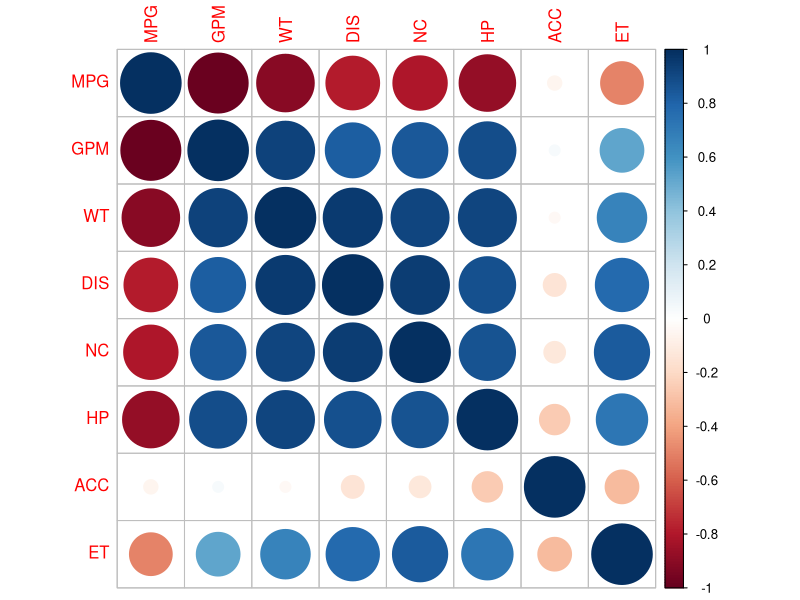

Write the R code that produced this figure. (Note: this script raises an error after producing the figure.)
## ---- chunk 1
library(corrplot)
## ---- chunk 2
fuelData <- read.table("FuelEfficiency.csv", sep = ",", header = TRUE)
## ---- chunk 3
names(fuelData)
dim(fuelData)
str(fuelData)
summary(fuelData)
## ---- chunk 4
corVal <- cor(fuelData)
corrplot(corVal)
corVal[,1]
## ---- chunk 5
lmModel <- lm(GPM ~ WT + DIS + NC + HP + ET, data = fuelData)
## ---- chunk 6
n <- nrow(fuelData)
diff <- vector(mode = numeric, length = n)

for (i in 1:n){
  train <- fuelData[-i,]
  test <- fuelData[i,]
  
  model <- lm(GPM ~ WT + DIS + NC + HP + ACC + ET, data = train)
  yPredict <- predict(model, test)
  y <- test$GPM
  diff[i] <- yPredict - y
}

mean(diff)
RMSE <- sqrt(sum(diff^2)/length(diff))
## ---- chunk 7
summary(lmModel)
## ---- chunk 8
lmModel$residuals
plot(lmModel$residuals, ylab = "Residual", col = "red", pch=19, main = "Residual Plot")
abline(h=0, col = "blue")
## ---- chunk 9
newData <- subset(fuelData, select = -c(MPG, ACC))
yPred <- predict(lmModel, newdata = newData)
y <- fuelData[,2]
plot(y, yPred, col = "red", pch = 19)
abline(a = 0, b = 1, col = "blue")
